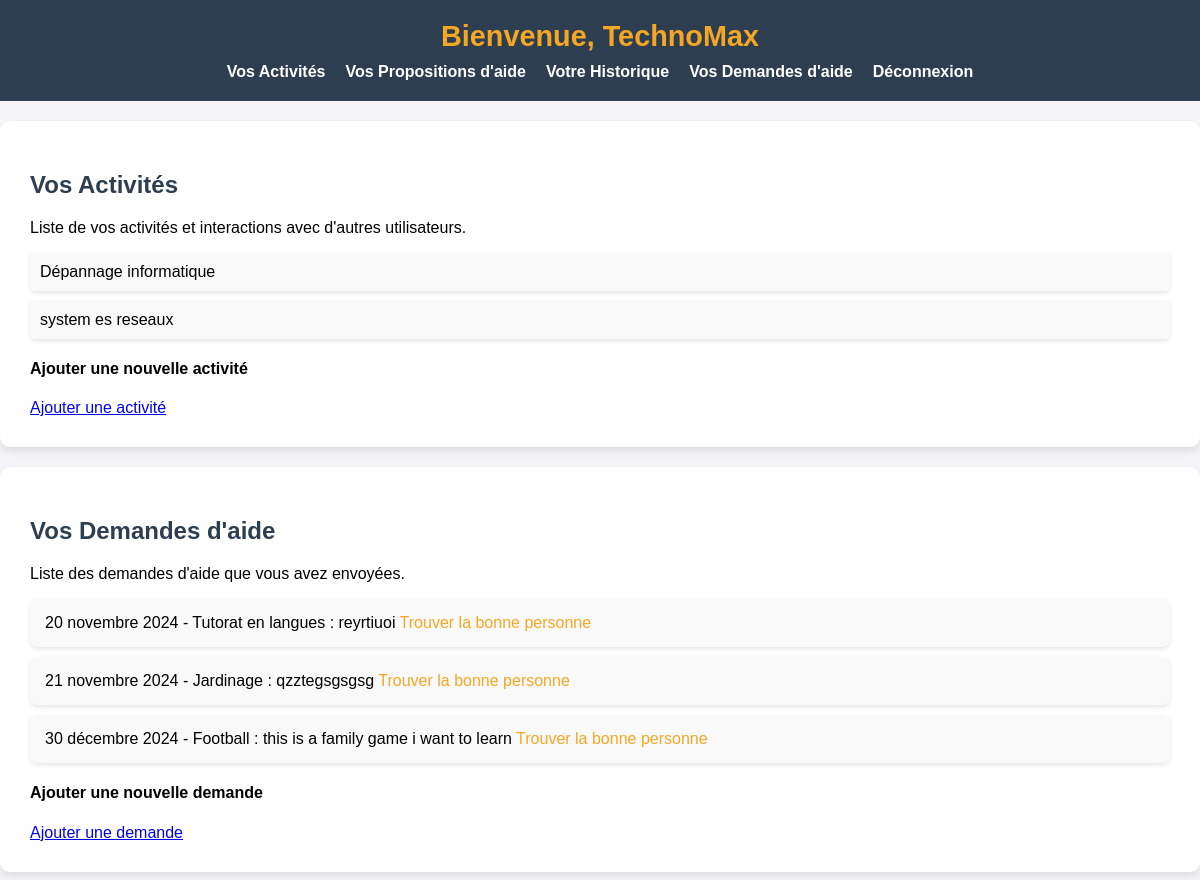
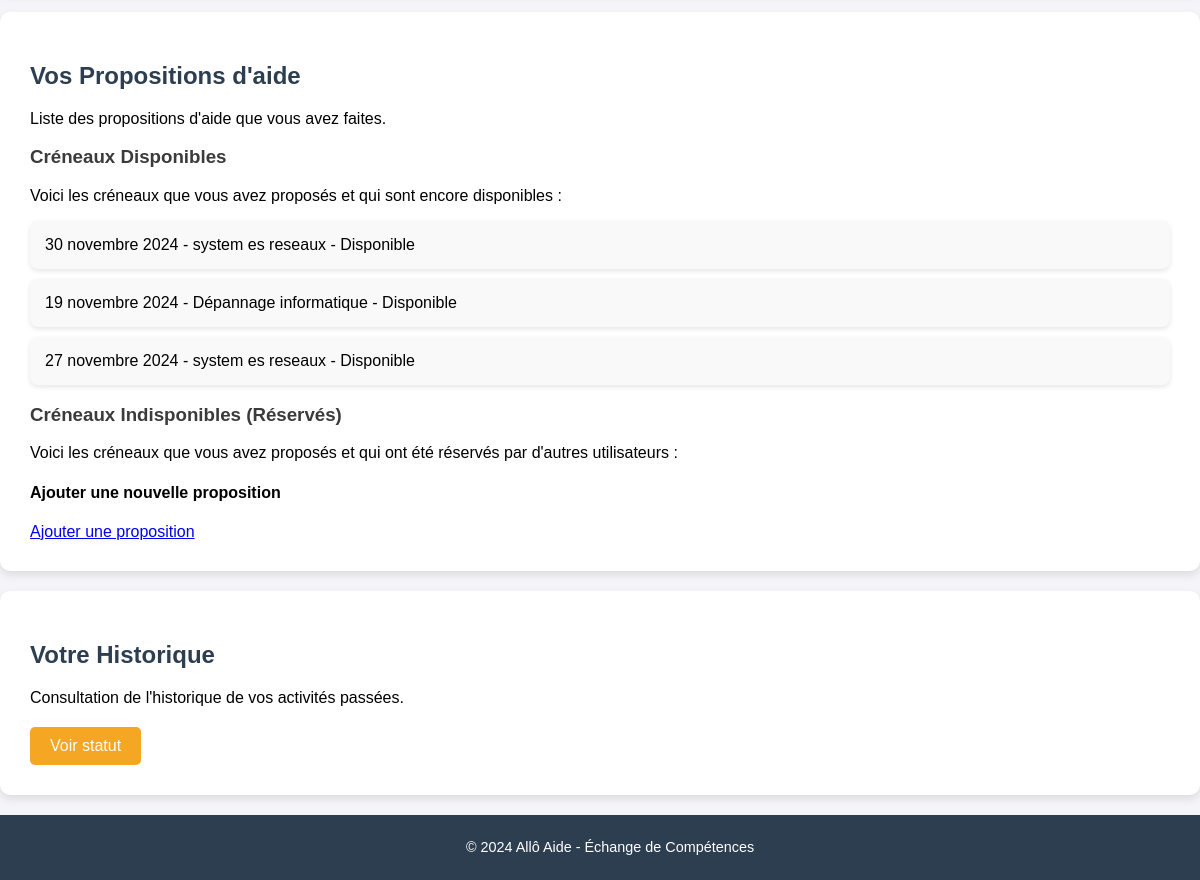
/user/ (signed in), run on the app's committed database (2 pictures, top to bottom).
### allo_aide/models.py (models this page shows, shortened)
class Skill(models.Model):
    name = models.CharField(max_length=100, unique=True)
    user = models.ForeignKey(User, on_delete=models.CASCADE, related_name="availability_user")

class HelpRequest(models.Model):
    skill = models.ForeignKey(Skill, on_delete=models.CASCADE)
    user = models.ForeignKey(User, on_delete=models.CASCADE, related_name="help_requests")
    date = models.DateField()
    description = models.TextField()

class TimeSlot(models.Model):
    date = models.DateField()
    skill = models.ForeignKey(Skill, on_delete=models.CASCADE)
    user = models.ForeignKey(User, on_delete=models.CASCADE, related_name="availability_slots")
    is_available = models.BooleanField(default=True)

### allo_aide/views.py (the view)
# urls.py: path('user/', views.home_user, name='home_user'),
def home_user(request):
    user = request.user
    skills = Skill.objects.filter(user=user)
    help_requests = HelpRequest.objects.filter(user=user)
    time_slots = TimeSlot.objects.filter(user=user)
    context = {
        'skills': skills,
        'help_requests': help_requests,
        'time_slots': time_slots,
    }
    return render(request, 'allo_aide/home_user.html', context)

### allo_aide/templates/allo_aide/home_user.html (shortened to what this page needs)
<!DOCTYPE html>
<html lang="fr">
<head>
    {% load static %}
    <link rel="stylesheet" href="{% static 'allo_aide/style.css' %}">
</head>
<body>
    <header>
        <nav>
            <h3>Bienvenue, {{ user.username }}</h3>
            <ul>
                <li><a href="#activites">Vos Activités</a></li>
                <li><a href="#propositions">Vos Propositions d'aide</a></li>
                <li> <a href="#historique">Votre Historique</a></li>
                <li><a href="#demandes">Vos Demandes d'aide</a></a></li>
                <li><a href="{% url 'allo_aide:logout' %}">Déconnexion</a></li>
            </ul>
        </nav>
    </header>
    <main>
       <section id="activites">
    <h2>Vos Activités</h2>
    <p>Liste de vos activités et interactions avec d'autres utilisateurs.</p>
    <ul>
        {% for skill in skills %}
            <li>{{ skill.name }}</li>
        {% empty %}
            <li>Vous n'avez pas encore ajouté de compétences.</li>
        {% endfor %}
    </ul>
            <section id="ajouter">
                <h4>Ajouter une nouvelle activité</h4>
                <a href="{% url 'allo_aide:create_new_skill' %}">Ajouter une activité</a>
        </section>
</section>
<section id="demandes">
    <h2>Vos Demandes d'aide</h2>
    <p>Liste des demandes d'aide que vous avez envoyées.</p>
    <ul>
        {% for request in help_requests %}
            <li>{{ request.date }} - {{ request.skill.name }} : {{ request.description }}
                <a href="{% url 'allo_aide:find_slots' request.skill.id request.date %}">Trouver la bonne personne</a>
            </li>
        {% empty %}
            <li>Vous n'avez pas encore envoyé de demandes d'aide.</li>
        {% endfor %}
    </ul>
    <h4>Ajouter une nouvelle demande</h4>
    <a href="{% url 'allo_aide:create_new_demande' %}">Ajouter une demande</a>
</section>
        <section id="propositions">
    <h2>Vos Propositions d'aide</h2>
    <p>Liste des propositions d'aide que vous avez faites.</p>
    <h3>Créneaux Disponibles</h3>
    <p>Voici les créneaux que vous avez proposés et qui sont encore disponibles :</p>
    <ul>
        {% for slot in time_slots %}
            {% if slot.is_available %}
                <li>{{ slot.date }} - {{ slot.skill.name }} - Disponible</li>
            {% endif %}
        {% empty %}
            <li>Aucun créneau disponible pour l'instant.</li>
        {% endfor %}
    </ul>
    <h3>Créneaux Indisponibles (Réservés)</h3>
    <p>Voici les créneaux que vous avez proposés et qui ont été réservés par d'autres utilisateurs :</p>
    <h4>Ajouter une nouvelle proposition</h4>
    <a href="{% url 'allo_aide:create_new_proposition' %}">Ajouter une proposition</a>
</section>
       <section id="historique">
    <h2>Votre Historique</h2>
    <p>Consultation de l'historique de vos activités passées.</p>
    <form action="{% url 'allo_aide:history' %}" method="post">
        <button type="submit">Voir statut</button>
    </form>
</section>
    </main>
    <footer>
        <p>&copy; 2024 Allô Aide - Échange de Compétences</p>
    </footer>
</body>
</html>

### allo_aide/static/allo_aide/style.css (style rules this page uses)
body { font-family: 'Arial', sans-serif; margin: 0; padding: 0; background-color: #f4f4f9; }
header { background-color: #2d3e50; padding: 20px; color: white; text-align: center; }
header h3 { margin: 0; font-size: 1.8em; color: #f5a623; }
nav ul { list-style-type: none; padding: 0; margin: 10px 0 0 0; display: flex; justify-content: center; gap: 20px; color: white; }
nav ul li { display: inline; }
nav ul li a { color: white; text-decoration: none; font-weight: bold; }
#activites { background-color: #fff; padding: 30px; margin: 20px 0; box-shadow: 0 4px 8px rgba(0, 0, 0, 0.1); border-radius: 10px; }
#activites h2 { color: #2d3e50; }
#activites ul { list-style-type: none; padding: 0; }
#activites ul li { background-color: #f9f9f9; padding: 10px; margin: 10px 0; border-radius: 5px; box-shadow: 0 2px 5px rgba(0, 0, 0, 0.1); }
#demandes { background-color: #fff; padding: 30px; margin: 20px 0; box-shadow: 0 4px 8px rgba(0, 0, 0, 0.1); border-radius: 10px; }
#propositions { background-color: #fff; padding: 30px; margin: 20px 0; box-shadow: 0 4px 8px rgba(0, 0, 0, 0.1); border-radius: 10px; }
#propositions h2 { color: #2d3e50; }
#propositions h3 { color: #3b3b3b; }
#propositions ul { list-style-type: none; padding: 0; }
#propositions ul li { background-color: #f9f9f9; padding: 15px; margin: 10px 0; border-radius: 8px; box-shadow: 0 2px 5px rgba(0, 0, 0, 0.1); }
#historique { background-color: #fff; padding: 30px; margin: 20px 0; box-shadow: 0 4px 8px rgba(0, 0, 0, 0.1); border-radius: 10px; }
#historique h2 { color: #2d3e50; }
#historique form { margin-top: 20px; }
#historique button { background-color: #f5a623; color: white; border: none; padding: 10px 20px; font-size: 1em; cursor: pointer; border-radius: 5px; transition: background-color 0.3s; }
#demandes h2 { color: #2d3e50; }
#demandes ul { list-style-type: none; padding: 0; }
#demandes ul li { background-color: #f9f9f9; padding: 15px; margin: 10px 0; border-radius: 8px; box-shadow: 0 2px 5px rgba(0, 0, 0, 0.1); }
#demandes ul li a { color: #f5a623; text-decoration: none; }
footer { text-align: center; padding: 10px; background-color: #2d3e50; color: white; bottom: 0; width: 100%; font-size: 0.9em; }
button { background-color: #f5a623; color: white; border: none; padding: 10px 20px; font-size: 1em; cursor: pointer; border-radius: 5px; transition: background-color 0.3s; }

### data on the page
Skill: name "Dépannage informatique"
Skill: name "system es reseaux"
HelpRequest: date "20 novembre 2024", skill.name "Tutorat en langues", description "reyrtiuoi"
HelpRequest: date "21 novembre 2024", skill.name "Jardinage", description "qzztegsgsgsg"
HelpRequest: date "30 décembre 2024", skill.name "Football", description "this is a family game i want to learn"
TimeSlot: date "30 novembre 2024", skill.name "system es reseaux"
TimeSlot: date "19 novembre 2024", skill.name "Dépannage informatique"
TimeSlot: date "27 novembre 2024", skill.name "system es reseaux"

### other printed values
{{ user.username }} "TechnoMax"
